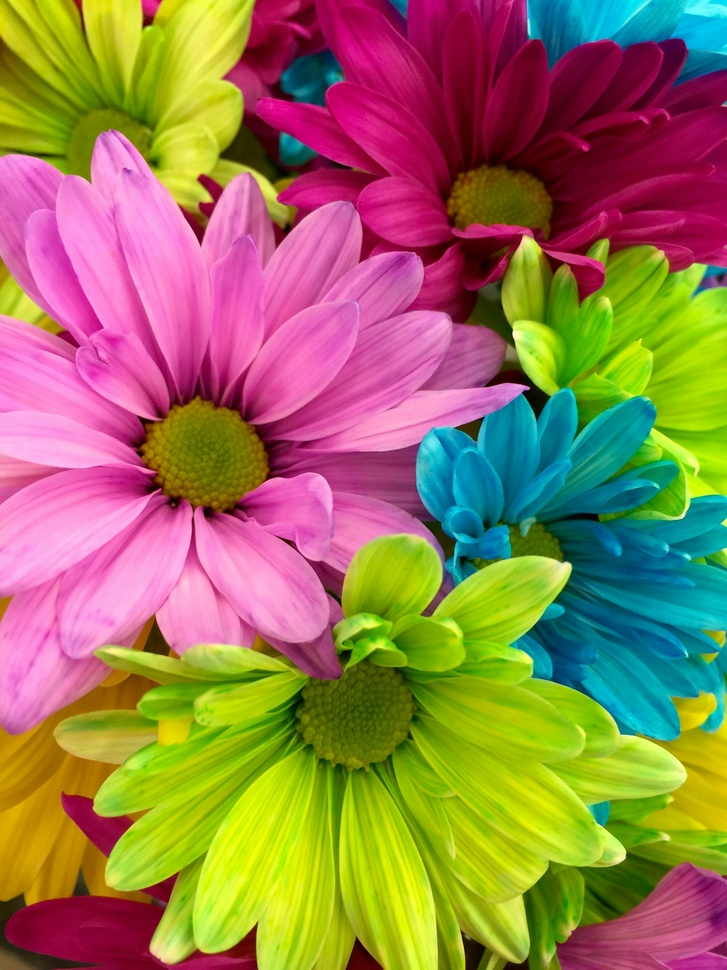
#> input picture big_image.jpg, 727 x 970 px, shrunk from 2448 x 3264 before the run, found by its file name
$ python smaller_image_on_large_image.py
#> lines starting #> are read from the running program, lines starting #| are printed output that depends on the picture
import cv2
import numpy as np
import matplotlib.pyplot as plt


big = cv2.imread('/home/inzamul/Downloads/big_image.jpg')
#> big is the input picture: shape (970, 727, 3); mean B, G, R 83, 121.7, 151.1
small = cv2.imread('/home/inzamul/Downloads/rose.jpg')
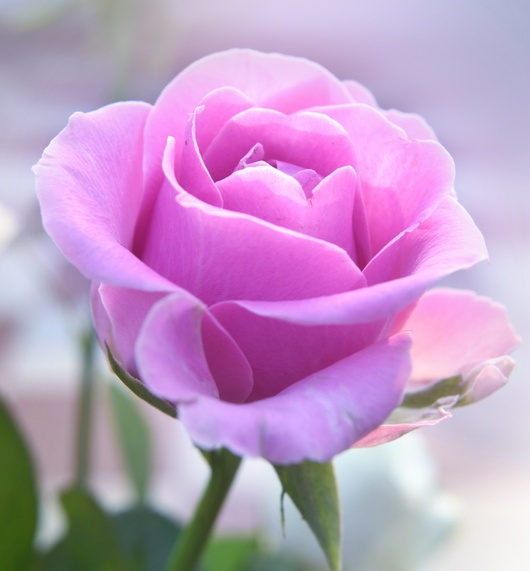
#> input picture rose.jpg, 530 x 571 px, shrunk from 1783 x 1920 before the run, found by its file name
#> small is the input picture: shape (571, 530, 3); mean B, G, R 196.8, 155.5, 192.4


result = np.zeros_like(big)


H, W = big.shape[:2]
#> H = 970; W = 727
h, w = small.shape[:2]
#> h = 571; w = 530


y_start = (H - h) // 2
#> y_start = 199
x_start = (W - w) // 2
#> x_start = 98


result[y_start:y_start+h, x_start:x_start+w] = small
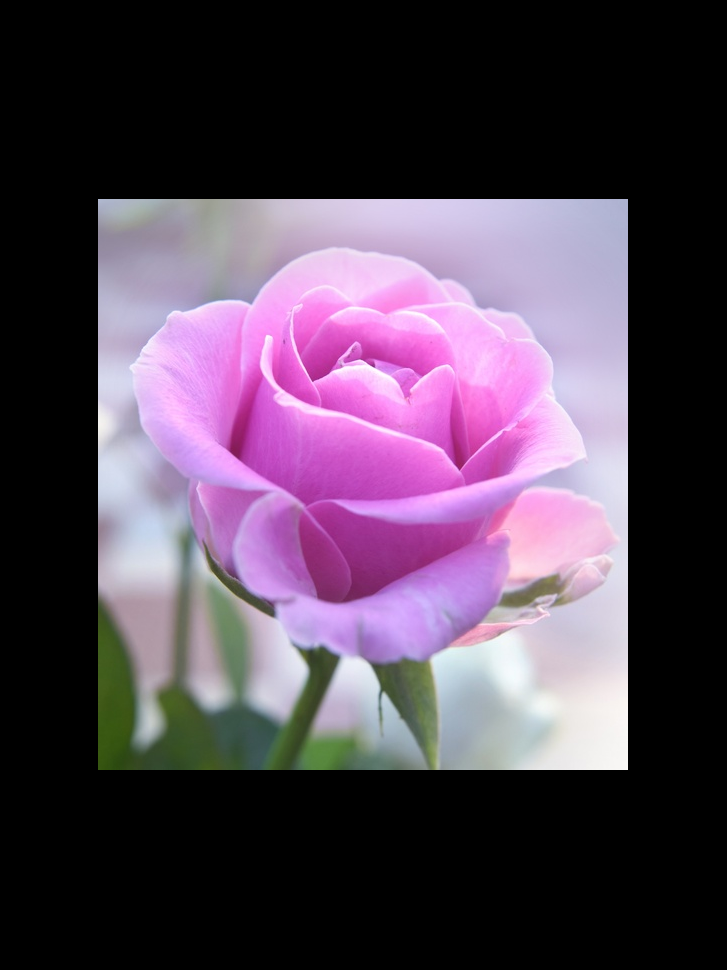
#> result: shape (970, 727, 3); mean B, G, R 84.5, 66.7, 82.6


plt.figure(figsize=(12,5))
title = ['Big Image', 'Small Image', 'Result (Small at Center)']
images = [big, small, result]

for i in range(3):
    plt.subplot(1, 3, i+1)
    plt.imshow(cv2.cvtColor(images[i], cv2.COLOR_BGR2RGB))
    plt.title(title[i])
    plt.axis('off')
plt.show()
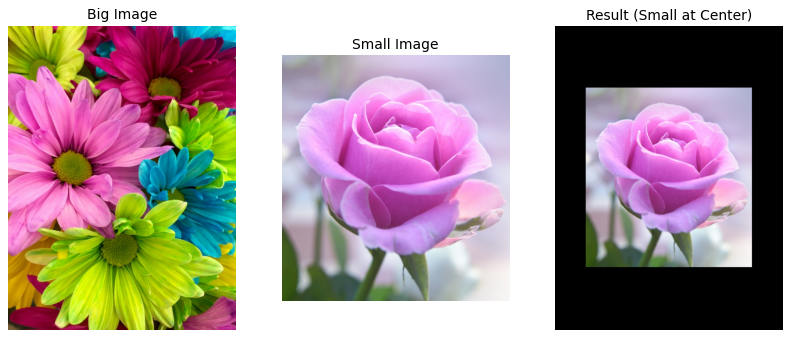
#> figure drawn by matplotlib, 3 panels
